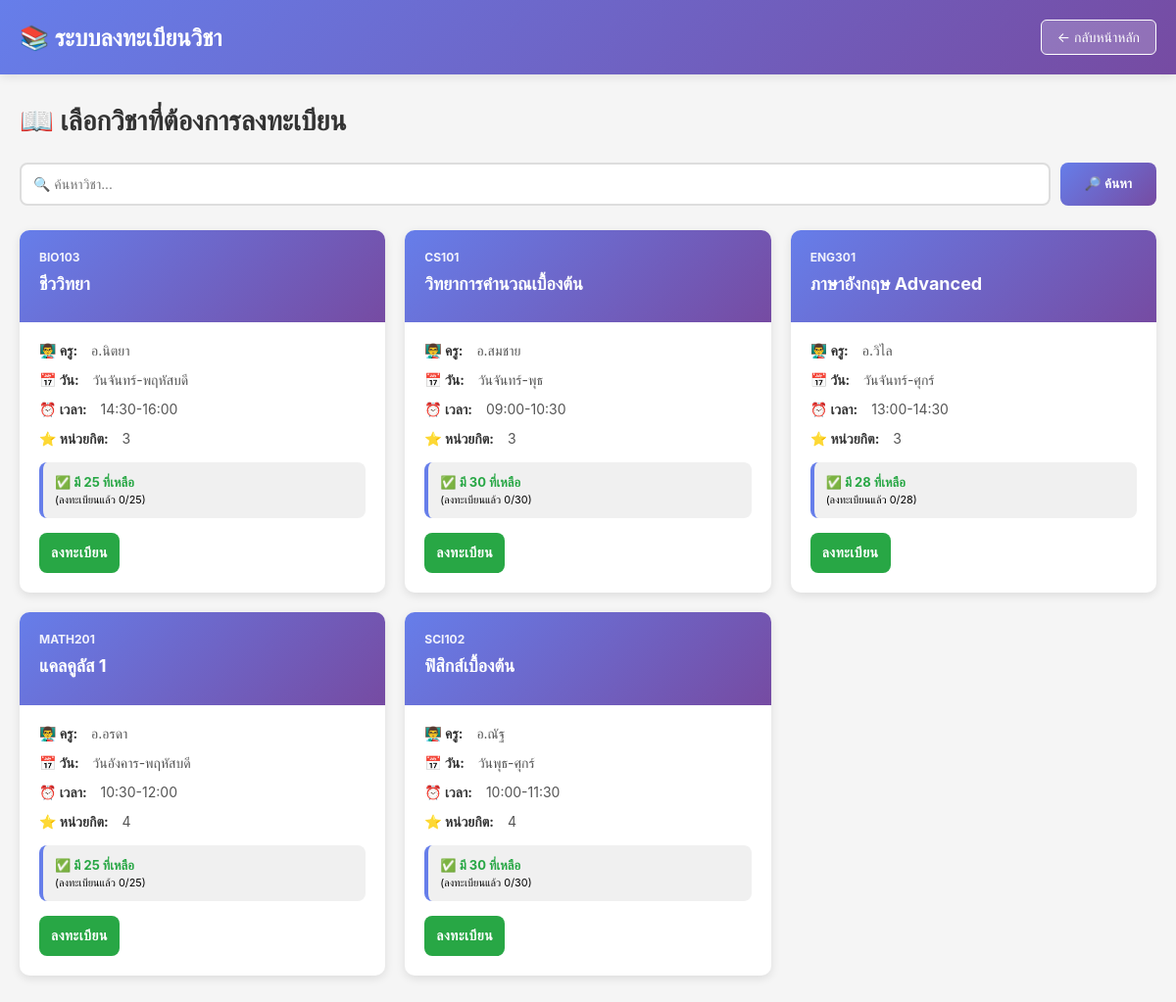
The page /courses.php (signed in) on the database its author committed.
### tables this page shows
CREATE TABLE courses (
    id INT AUTO_INCREMENT PRIMARY KEY,
    course_code VARCHAR(50) UNIQUE NOT NULL,
    course_name VARCHAR(255) NOT NULL,
    teacher_name VARCHAR(150) NOT NULL,
    credits INT NOT NULL,
    schedule_day VARCHAR(100),
    schedule_time VARCHAR(50),
    max_seats INT NOT NULL DEFAULT 30,
    allowed_classes TEXT,
    status ENUM('open', 'closed') DEFAULT 'open',
    description TEXT,
    created_at TIMESTAMP DEFAULT CURRENT_TIMESTAMP,
    updated_at TIMESTAMP DEFAULT CURRENT_TIMESTAMP ON UPDATE CURRENT_TIMESTAMP,
    INDEX idx_course_code (course_code),
    INDEX idx_status (status)
);

### courses.php (the view, shortened to what this page needs)
<?php
include 'config.php';
$search = isset($_GET['search']) ? trim($_GET['search']) : '';
$query = "SELECT c.id, c.course_code, c.course_name, c.teacher_name, c.credits, c.schedule_day, c.schedule_time, c.max_seats, c.status, c.allowed_classes,
          COUNT(e.id) as enrolled_count
          FROM courses c
          LEFT JOIN enrollments e ON c.id = e.course_id AND e.enrollment_status = 'enrolled'
          WHERE c.course_name LIKE ? OR c.course_code LIKE ?
          GROUP BY c.id
          ORDER BY c.course_code";
$search_param = "%$search%";
$stmt = $conn->prepare($query);
$stmt->bind_param("ss", $search_param, $search_param);
$stmt->execute();
$courses = $stmt->get_result();
$enrolled_courses = [];
?>
<!DOCTYPE html>
<html lang="th">
<head>
</head>
<body>
    <div class="navbar">
        <div class="navbar-container">
            <div style="font-size: 24px; font-weight: 700;">📚 <?php echo SITE_NAME; ?></div>
            <a href="index.php" class="btn-back">← กลับหน้าหลัก</a>
        </div>
    </div>
    <div class="container">
        <div class="page-header">
            <h2>📖 เลือกวิชาที่ต้องการลงทะเบียน</h2>
        </div>
        <div class="search-bar">
            <form method="GET" style="display: flex; gap: 10px; width: 100%;">
                <input type="text" name="search" placeholder="🔍 ค้นหาวิชา..." value="<?php echo htmlspecialchars($search); ?>">
                <button type="submit">🔎 ค้นหา</button>
            </form>
        </div>
        <div class="courses-grid">
            <?php
            if ($courses->num_rows > 0):
                while ($course = $courses->fetch_assoc()):
                    $available_seats = $course['max_seats'] - $course['enrolled_count'];
                    $is_enrolled = in_array($course['id'], $enrolled_courses);
                    $can_enroll = $available_seats > 0 && !$is_enrolled && $course['status'] === 'open';
            ?>
                    <div class="course-card">
                        <div class="course-header">
                            <div class="course-code"><?php echo $course['course_code']; ?></div>
                            <div class="course-name"><?php echo $course['course_name']; ?></div>
                        </div>
                        <div class="course-body">
                            <div class="course-info">
                                <strong>👨‍🏫 ครู:</strong> <?php echo $course['teacher_name']; ?>
                            </div>
                            <div class="course-info">
                                <strong>📅 วัน:</strong> <?php echo $course['schedule_day']; ?>
                            </div>
                            <div class="course-info">
                                <strong>⏰ เวลา:</strong> <?php echo $course['schedule_time']; ?>
                            </div>
                            <div class="course-info">
                                <strong>⭐ หน่วยกิต:</strong> <?php echo $course['credits']; ?>
                            </div>
                            <div class="seats-info">
                                <?php if ($available_seats > 0): ?>
                                    <span class="seats-available">✅ มี <?php echo $available_seats; ?> ที่เหลือ</span>
                                <?php else: ?>
                                    <span class="seats-full">❌ ไม่มีที่ว่าง</span>
                                <?php endif; ?>
                                <br><small>(ลงทะเบียนแล้ว <?php echo $course['enrolled_count']; ?>/<?php echo $course['max_seats']; ?>)</small>
                            </div>
                            <div class="action-buttons">
                                <form method="POST" style="flex: 1;">
                                    <?php if ($is_enrolled): ?>
                                        <button type="submit" name="action" value="unenroll" class="btn btn-unenroll">ยกเลิกการลงทะเบียน</button>
                                    <?php else: ?>
                                        <button type="submit" name="action" value="enroll" class="btn btn-enroll" <?php echo $can_enroll ? '' : 'disabled'; ?>>
                                            <?php echo $can_enroll ? 'ลงทะเบียน' : ($course['status'] === 'closed' ? 'ปิดลงทะเบียน' : 'เต็ม'); ?>
                                        </button>
                                    <?php endif; ?>
                                </form>
                            </div>
                        </div>
                    </div>
            <?php
                endwhile;
            else:
            ?>
                <div class="no-courses" style="grid-column: 1 / -1;">
                    <p>😕 ไม่พบวิชาที่ตรงกับการค้นหา</p>
                </div>
            <?php endif; ?>
        </div>
    </div>
</body>
</html>

### courses.php (style rules this page uses)
* { margin: 0; padding: 0; box-sizing: border-box; }
body { font-family: -apple-system, BlinkMacSystemFont, 'Segoe UI', Roboto, sans-serif; background: #f5f5f5; }
.navbar { background: linear-gradient(135deg, #667eea 0%, #764ba2 100%); color: white; padding: 20px 0; box-shadow: 0 2px 10px rgba(0,0,0,0.1); }
.navbar-container { max-width: 1200px; margin: 0 auto; padding: 0 20px; display: flex; justify-content: space-between; align-items: center; }
.btn-back { padding: 8px 16px; background: rgba(255,255,255,0.2); color: white; border: 1px solid white; border-radius: 6px; cursor: pointer; text-decoration: none; font-size: 14px; transition: all 0.3s; }
.container { max-width: 1200px; margin: 30px auto; padding: 0 20px; }
.page-header { display: flex; justify-content: space-between; align-items: center; margin-bottom: 25px; flex-wrap: wrap; gap: 15px; }
.page-header h2 { font-size: 28px; color: #333; }
.search-bar { display: flex; gap: 10px; margin-bottom: 25px; flex-wrap: wrap; }
.search-bar input { flex: 1; min-width: 250px; padding: 12px; border: 2px solid #ddd; border-radius: 8px; font-size: 14px; }
.search-bar button { padding: 12px 25px; background: linear-gradient(135deg, #667eea 0%, #764ba2 100%); color: white; border: none; border-radius: 8px; cursor: pointer; font-weight: 600; transition: all 0.3s; }
.courses-grid { display: grid; grid-template-columns: repeat(auto-fill, minmax(350px, 1fr)); gap: 20px; margin-bottom: 40px; }
.course-card { background: white; border-radius: 10px; box-shadow: 0 3px 10px rgba(0, 0, 0, 0.1); overflow: hidden; transition: all 0.3s; }
.course-header { background: linear-gradient(135deg, #667eea 0%, #764ba2 100%); color: white; padding: 20px; }
.course-code { font-size: 12px; opacity: 0.9; text-transform: uppercase; font-weight: 700; }
.course-name { font-size: 18px; font-weight: 700; margin: 8px 0; line-height: 1.3; }
.course-body { padding: 20px; }
.course-info { margin-bottom: 12px; font-size: 14px; color: #555; }
.course-info strong { color: #333; margin-right: 10px; }
.seats-info { background: #f0f0f0; padding: 12px; border-radius: 8px; margin: 15px 0; font-size: 13px; border-left: 4px solid #667eea; }
.seats-available { color: #28a745; font-weight: 700; }
.action-buttons { display: flex; gap: 10px; margin-top: 15px; }
.btn { flex: 1; padding: 12px; border: none; border-radius: 8px; cursor: pointer; font-weight: 600; transition: all 0.3s; font-size: 14px; text-transform: uppercase; letter-spacing: 0.5px; }
.btn-enroll { background: #28a745; color: white; }

### rows shown on the page
courses: course_code "BIO103", course_name "ชีววิทยา", teacher_name "อ.นิตยา", schedule_day "วันจันทร์-พฤหัสบดี", schedule_time "14:30-16:00", credits "3", max_seats "25", enrolled_count "0", status "ลงทะเบียน"
courses: course_code "CS101", course_name "วิทยาการคำนวณเบื้องต้น", teacher_name "อ.สมชาย", schedule_day "วันจันทร์-พุธ", schedule_time "09:00-10:30", credits "3", max_seats "30", enrolled_count "0", status "ลงทะเบียน"
courses: course_code "ENG301", course_name "ภาษาอังกฤษ Advanced", teacher_name "อ.วิไล", schedule_day "วันจันทร์-ศุกร์", schedule_time "13:00-14:30", credits "3", max_seats "28", enrolled_count "0", status "ลงทะเบียน"
courses: course_code "MATH201", course_name "แคลคูลัส 1", teacher_name "อ.อรดา", schedule_day "วันอังคาร-พฤหัสบดี", schedule_time "10:30-12:00", credits "4", max_seats "25", enrolled_count "0", status "ลงทะเบียน"
courses: course_code "SCI102", course_name "ฟิสิกส์เบื้องต้น", teacher_name "อ.ณัฐ", schedule_day "วันพุธ-ศุกร์", schedule_time "10:00-11:30", credits "4", max_seats "30", enrolled_count "0", status "ลงทะเบียน"

### other values the page prints
SITE_NAME "ระบบลงทะเบียนวิชา"
